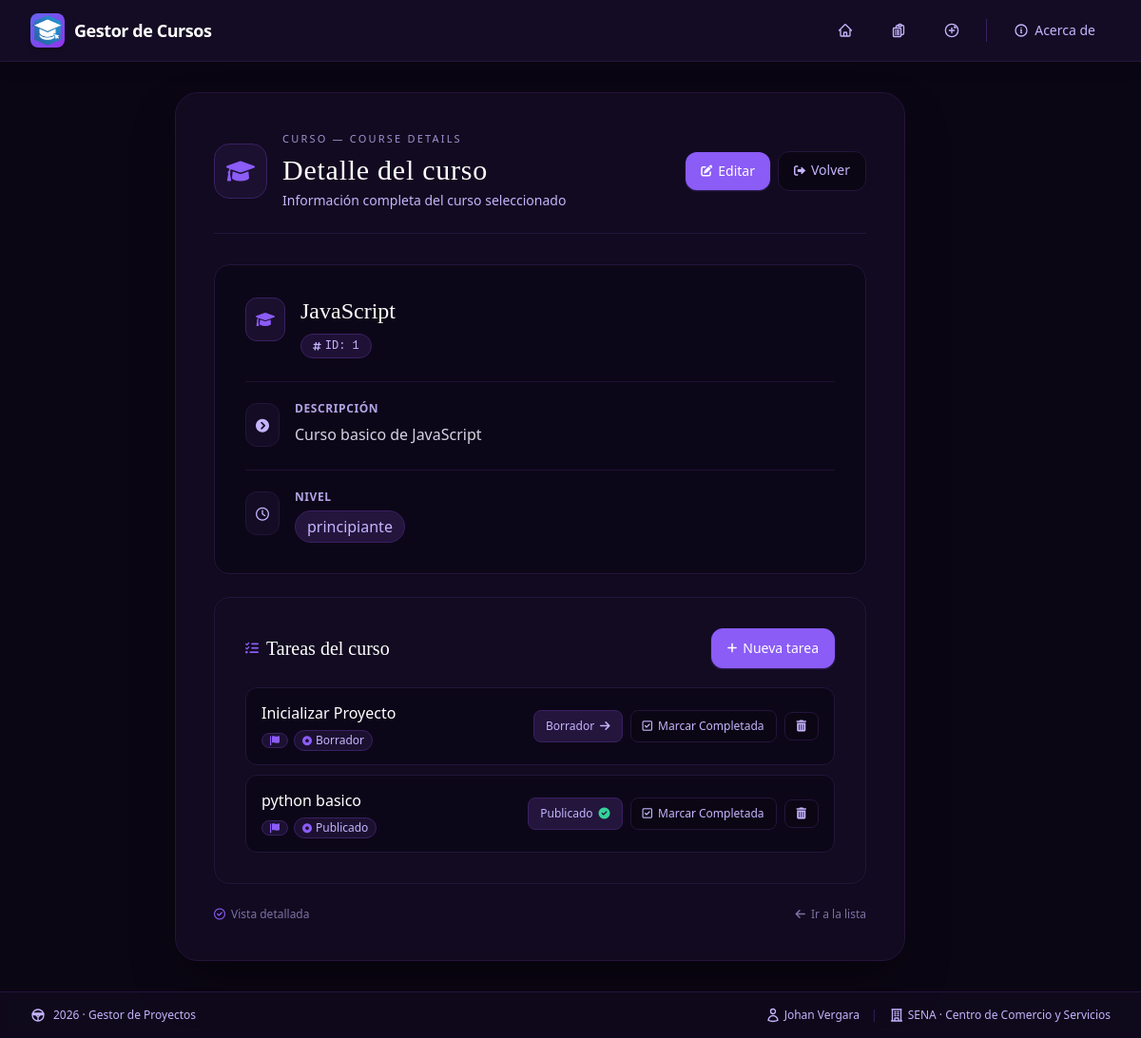
The app's page /curso/1/ with its own data.
### gestion_cursos/models.py (models this page shows)
class Cursos(models.Model):
    titulo = models.CharField(max_length=100) #Un campo de texto osea un (Varchar)
    descripcion = models.TextField() #Campo de texto blanco
    nivel = models.CharField(max_length=13)

class Leccion(models.Model):
    ESTADO_CHOICES = [
        ('BORRADOR', 'Borrador'),
        ('PUBLICADO', 'Publicado'),
    ]
    curso = models.ForeignKey(
        Cursos,
        on_delete = models.CASCADE,
        related_name='lecciones',
    )
    titulo = models.CharField(max_length=50)
    contenido = models.CharField(max_length=200)
    duracion = models.IntegerField()
    estado = models.CharField(
        max_length=9,
        choices= ESTADO_CHOICES,
        default='BORRADOR'
    )

### gestion_cursos/views.py (the view)
# urls.py: path('curso/<int:id>/', views.ver_curso, name='ver_curso'),
def ver_curso (request,id):
    curso = Cursos.objects.get(id=id)
    return render(request, 'detalle-curso.html',{'curso' : curso})

### gestion_cursos/templates/detalle-curso.html (shortened to what this page needs)
{% extends 'layouts/base.html' %}
{% block content %}
<body class="min-h-screen flex items-center justify-center p-4 md:p-8 bg-dark-purple-950 text-dark-purple-100 antialiased">
    <div class="w-full max-w-3xl bg-dark-purple-900/80 backdrop-blur rounded-3xl shadow-2xl shadow-black/50 p-6 md:p-10 border border-dark-purple-800">
        <div class="flex items-start sm:items-center gap-4 mb-8 border-b border-dark-purple-800 pb-6">
            <div class="bg-dark-purple-800/60 p-3 rounded-2xl text-dark-purple-500 border border-dark-purple-700 shrink-0">
                <i class="fa-solid fa-graduation-cap text-2xl"></i>
            </div>
            <div class="flex-1 min-w-0">
                <span class="text-[11px] tracking-[0.2em] uppercase text-dark-purple-300/80 block mb-1.5">
                    CURSO — Course Details
                </span>
                <h1 class="text-2xl md:text-3xl font-jp-serif font-light text-white tracking-wide leading-tight">
                    Detalle del curso
                </h1>
                <p class="text-sm text-dark-purple-300 font-light mt-1">
                    Información completa del curso seleccionado
                </p>
            </div>
            <div class="flex items-center gap-2 shrink-0">
                <a href="{% url 'editar_curso' curso.id %}"
                   class="inline-flex items-center gap-1.5 px-4 py-2.5 bg-dark-purple-500 hover:bg-purple-500 text-white text-sm font-medium rounded-xl transition-all shadow-sm shadow-dark-purple-500/30 hover:shadow-md hover:shadow-dark-purple-500/40">
                    <i class="fa-solid fa-pen-to-square text-xs"></i>
                    <span class="hidden sm:inline">
                        Editar
                    </span>
                </a>
                <a href="{% url 'cursos' %}"
                   class="inline-flex items-center gap-1.5 px-4 py-2.5 bg-dark-purple-950 text-dark-purple-300 text-sm font-medium rounded-xl border border-dark-purple-800 hover:bg-dark-purple-800 hover:text-white hover:border-dark-purple-700 transition-all">
                    <i class="fa-solid fa-right-from-bracket text-xs"></i>
                    <span class="hidden sm:inline">
                        Volver
                    </span>
                </a>
            </div>
        </div>
        <div class="detalle-card bg-dark-purple-950/60 rounded-2xl p-6 md:p-8 border border-dark-purple-800 shadow-sm">
            <div class="flex items-start gap-4 mb-6">
                <div class="bg-dark-purple-800/60 p-2.5 rounded-xl text-dark-purple-500 border border-dark-purple-700 mt-0.5 shrink-0">
                    <i class="fa-solid fa-graduation-cap"></i>
                </div>
                <div class="min-w-0">
                    <h2 class="text-xl md:text-2xl font-jp-serif font-medium text-white break-words">
                        {{ curso.titulo }}
                    </h2>
                    <span class="inline-flex items-center gap-1 mt-2 text-xs font-mono bg-dark-purple-800/80 text-dark-purple-300 px-3 py-1 rounded-full border border-dark-purple-700">
                        <i class="fa-solid fa-hashtag text-[10px]"></i>
                        ID: {{ curso.id }}
                    </span>
                </div>
            </div>
            <div class="flex items-start gap-4 mb-6 border-t border-dark-purple-800/80 pt-5">
                <div class="bg-dark-purple-900 p-2.5 rounded-xl text-dark-purple-300 mt-0.5 border border-dark-purple-800 shrink-0">
                    <i class="fa-solid fa-circle-chevron-right text-sm"></i>
                </div>
                <div class="flex-1 min-w-0">
                    <p class="text-xs font-semibold text-dark-purple-300/90 uppercase tracking-wider">
                        Descripción
                    </p>
                    <p class="text-base text-dark-purple-100/90 leading-relaxed mt-1.5 break-words">
                        {{ curso.descripcion }}
                    </p>
                </div>
            </div>
            <div class="flex items-start gap-4 border-t border-dark-purple-800/80 pt-5">
                <div class="bg-dark-purple-900 p-2.5 rounded-xl text-dark-purple-300 mt-0.5 border border-dark-purple-800 shrink-0">
                    <i class="fa-regular fa-clock text-sm"></i>
                </div>
                <div>
                    <p class="text-xs font-semibold text-dark-purple-300/90 uppercase tracking-wider">
                        Nivel
                    </p>
                    <p class="text-base text-dark-purple-100 font-medium mt-1.5 flex flex-wrap items-center gap-2">
                        <span class="bg-dark-purple-800 px-3 py-1 rounded-full text-dark-purple-300 border border-dark-purple-700">
                            {{ curso.nivel }}
                        </span>
                    </p>
                </div>
            </div>
        </div>
        <div class="mt-6 bg-dark-purple-900/60 rounded-2xl p-6 md:p-8 border border-dark-purple-800 shadow-sm">
            <div class="flex items-center justify-between gap-4 mb-5">
                <div class="flex items-center gap-2">
                    <i class="fa-solid fa-list-check text-dark-purple-500 text-sm"></i>
                    <h2 class="text-xl font-jp-serif font-medium text-white">
                        Tareas del curso
                    </h2>
                </div>
                <a href="{% url 'crear_leccion' curso.id %}"
                   class="shrink-0 inline-flex items-center gap-1.5 px-4 py-2.5 bg-dark-purple-500 text-white text-sm font-medium rounded-xl border border-dark-purple-500 hover:bg-purple-500 transition-colors shadow-sm shadow-dark-purple-500/30">
                    <i class="fa-solid fa-plus text-xs"></i>
                    <span class="hidden sm:inline">
                        Nueva tarea
                    </span>
                </a>
            </div>
            <ul class="space-y-2.5">
                {% for leccion in curso.lecciones.all %}
                <li class="tarea-row bg-dark-purple-950/70 border border-dark-purple-800 rounded-xl px-4 py-3.5 flex flex-col sm:flex-row sm:items-center justify-between gap-3">
                    <div class="min-w-0">
                        <p class="text-white font-medium truncate">
                            {{ leccion.titulo }}
                        </p>
                        <p class="text-xs text-dark-purple-300/90 mt-1.5 flex flex-wrap items-center gap-1.5">
                            <span class="inline-flex items-center gap-1 bg-dark-purple-800/70 text-dark-purple-300 px-2 py-0.5 rounded-full border border-dark-purple-700">
                                <i class="fa-solid fa-flag text-[10px] text-dark-purple-500"></i>
                            </span>
                            <span class="inline-flex items-center gap-1 bg-dark-purple-800/70 text-dark-purple-300 px-2 py-0.5 rounded-full border border-dark-purple-700">
                                <i class="fa-solid fa-circle-dot text-[10px] text-dark-purple-500"></i>
                                {{ leccion.get_estado_display }}
                            </span>
                        </p>
                    </div>
                    <div class="flex items-center gap-2 shrink-0">
                        <form action="{% url 'avanzar_estado_leccion' leccion.id %}" method="post">
                            <button type="submit"
                                    class="inline-flex items-center gap-1.5 px-3 py-2 bg-dark-purple-800 hover:bg-dark-purple-700 text-dark-purple-300 hover:text-white text-xs font-medium rounded-lg border border-dark-purple-700 transition-all">
                                {{ leccion.get_estado_display }}
                                {% if leccion.estado == 'PUBLICADO' %}
                                    <i class="fa-solid fa-circle-check text-emerald-400"></i>
                                {% else %}
                                    <i class="fa-solid fa-arrow-right btn-icon"></i>
                                {% endif %}
                            </button>
                        </form>
                        <form action="{% url 'avanzar_estado_leccion' leccion.id %}" method="post">
                            <button type="submit"
                                    class="inline-flex items-center gap-1.5 px-3 py-2 bg-dark-purple-950 hover:bg-emerald-900/40 text-dark-purple-300 hover:text-emerald-300 text-xs font-medium rounded-lg border border-dark-purple-800 hover:border-emerald-700/60 transition-all">
                                <i class="fa-regular fa-square-check"></i>
                                <span class="hidden sm:inline">
                                    Marcar Completada
                                </span>
                            </button>
                        </form>
                        <form action="{% url 'eliminar_leccion' leccion.id %}" method="POST">
                            <button type="submit"
                                    onclick="return confirm('¿Seguro de eliminar la tarea?')"
                                    class="inline-flex items-center gap-1.5 px-3 py-2 bg-dark-purple-950 hover:bg-emerald-900/40 text-dark-purple-300 hover:text-emerald-300 text-xs font-medium rounded-lg border border-dark-purple-800 hover:border-emerald-700/60 transition-all">
                                <i class="fa-solid fa-trash-can"></i>
                            </button>
                        </form>
                    </div>
                </li>
                {% empty %}
                <li class="text-sm text-dark-purple-300/70 py-6 text-center border border-dashed border-dark-purple-800 rounded-xl">
                    <i class="fa-regular fa-clipboard block text-2xl mb-2 text-dark-purple-700"></i>
                    Este curso aún no tiene tareas.
                </li>
                {% endfor %}
            </ul>
        </div>
        <div class="mt-6 text-xs text-dark-purple-300/60 flex justify-between items-center">
            <span class="flex items-center gap-1.5">
                <i class="fa-regular fa-circle-check text-dark-purple-500"></i>
                Vista detallada
            </span>
            <a href="{% url 'cursos' %}"
               class="flex items-center gap-1.5 hover:text-dark-purple-300 transition-colors">
                <i class="fa-solid fa-arrow-left"></i>
                Ir a la lista
            </a>
        </div>
    </div>
</body>
{% endblock %}

### gestion_cursos/templates/layouts/base.html (style rules this page uses)
.detalle-card { transition: transform 0.2s ease, box-shadow 0.2s ease, border-color 0.2s ease; }
.tarea-row { transition: border-color 0.15s ease, background-color 0.15s ease; }
.btn-icon { transition: transform 0.15s ease; }

### records on screen
Cursos: titulo "JavaScript", id "1", descripcion "Curso basico de JavaScript", nivel "principiante"
Leccion: titulo "Inicializar Proyecto", estado "Borrador"
Leccion: titulo "python basico", estado "Publicado"
